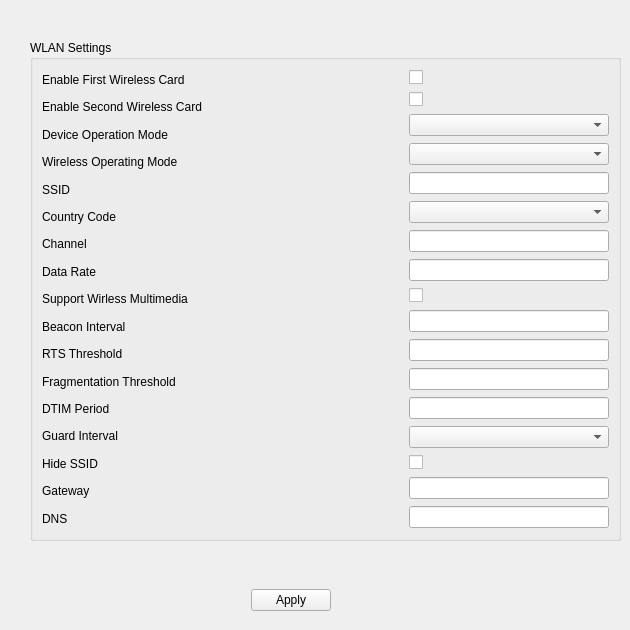
     <widget class="QWidget" name="tab_wlan">
      <attribute name="title">
       <string>Page</string>
      </attribute>
      <widget class="QGroupBox" name="groupBox_wlansettings">
       <property name="geometry">
        <rect>
         <x>30</x>
         <y>40</y>
         <width>591</width>
         <height>501</height>
        </rect>
       </property>
       <property name="title">
        <string>WLAN Settings</string>
       </property>
       <layout class="QHBoxLayout" name="horizontalLayout_22">
        <item>
         <layout class="QHBoxLayout" name="horizontalLayout_18">
          <item>
           <layout class="QVBoxLayout" name="verticalLayout_14">
            <item>
             <widget class="QLabel" name="label_enbwircard">
              <property name="text">
               <string>Enable First Wireless Card</string>
              </property>
             </widget>
            </item>
            <item>
             <widget class="QLabel" name="label_enabsecwir">
              <property name="text">
               <string>Enable Second Wireless Card</string>
              </property>
             </widget>
            </item>
            <item>
             <widget class="QLabel" name="label_devopmode">
              <property name="text">
               <string>Device Operation Mode</string>
              </property>
             </widget>
            </item>
            <item>
             <widget class="QLabel" name="label_wiroperatingmode">
              <property name="text">
               <string>Wireless Operating Mode</string>
              </property>
             </widget>
            </item>
            <item>
             <widget class="QLabel" name="label_SSID">
              <property name="text">
               <string>SSID</string>
              </property>
             </widget>
            </item>
            <item>
             <widget class="QLabel" name="label_countrycode">
              <property name="text">
               <string>Country Code</string>
              </property>
             </widget>
            </item>
            <item>
             <widget class="QLabel" name="label_channel">
              <property name="text">
               <string>Channel</string>
              </property>
             </widget>
            </item>
            <item>
             <widget class="QLabel" name="label_datarate">
              <property name="text">
               <string>Data Rate</string>
              </property>
             </widget>
            </item>
            <item>
             <widget class="QLabel" name="label_supwirmulti">
              <property name="text">
               <string>Support Wirless Multimedia</string>
              </property>
             </widget>
            </item>
            <item>
             <widget class="QLabel" name="label_beacon">
              <property name="text">
               <string>Beacon Interval</string>
              </property>
             </widget>
            </item>
            <item>
             <widget class="QLabel" name="label_RTS">
              <property name="text">
               <string>RTS Threshold</string>
              </property>
             </widget>
            </item>
            <item>
             <widget class="QLabel" name="label_frag">
              <property name="text">
               <string>Fragmentation Threshold</string>
              </property>
             </widget>
            </item>
            <item>
             <widget class="QLabel" name="label_DTIM">
              <property name="text">
               <string>DTIM Period</string>
              </property>
             </widget>
            </item>
            <item>
             <widget class="QLabel" name="label">
              <property name="text">
               <string>Guard Interval</string>
              </property>
             </widget>
            </item>
            <item>
             <widget class="QLabel" name="label_hidessid">
              <property name="text">
               <string>Hide SSID</string>
              </property>
             </widget>
            </item>
            <item>
             <widget class="QLabel" name="label_gnrlgatwy">
              <property name="text">
               <string>Gateway</string>
              </property>
             </widget>
            </item>
            <item>
             <widget class="QLabel" name="label_DNS">
              <property name="text">
               <string>DNS</string>
              </property>
             </widget>
            </item>
           </layout>
          </item>
          <item>
           <layout class="QVBoxLayout" name="verticalLayout_27">
            <item>
             <spacer name="horizontalSpacer_24">
              <property name="orientation">
               <enum>Qt::Horizontal</enum>
              </property>
              <property name="sizeHint" stdset="0">
               <size>
                <width>40</width>
                <height>20</height>
               </size>
              </property>
             </spacer>
            </item>
            <item>
             <spacer name="horizontalSpacer_25">
              <property name="orientation">
               <enum>Qt::Horizontal</enum>
              </property>
              <property name="sizeHint" stdset="0">
               <size>
                <width>40</width>
                <height>20</height>
               </size>
              </property>
             </spacer>
            </item>
            <item>
             <spacer name="horizontalSpacer_26">
              <property name="orientation">
               <enum>Qt::Horizontal</enum>
              </property>
              <property name="sizeHint" stdset="0">
               <size>
                <width>40</width>
                <height>20</height>
               </size>
              </property>
             </spacer>
            </item>
            <item>
             <spacer name="horizontalSpacer_27">
              <property name="orientation">
               <enum>Qt::Horizontal</enum>
              </property>
              <property name="sizeHint" stdset="0">
               <size>
                <width>40</width>
                <height>20</height>
               </size>
              </property>
             </spacer>
            </item>
            <item>
             <spacer name="horizontalSpacer_28">
              <property name="orientation">
               <enum>Qt::Horizontal</enum>
              </property>
              <property name="sizeHint" stdset="0">
               <size>
                <width>40</width>
                <height>20</height>
               </size>
              </property>
             </spacer>
            </item>
            <item>
             <spacer name="horizontalSpacer_29">
              <property name="orientation">
               <enum>Qt::Horizontal</enum>
              </property>
              <property name="sizeHint" stdset="0">
               <size>
                <width>40</width>
                <height>20</height>
               </size>
              </property>
             </spacer>
            </item>
            <item>
             <spacer name="horizontalSpacer_30">
              <property name="orientation">
               <enum>Qt::Horizontal</enum>
              </property>
              <property name="sizeHint" stdset="0">
               <size>
                <width>40</width>
                <height>20</height>
               </size>
              </property>
             </spacer>
            </item>
            <item>
             <spacer name="horizontalSpacer_31">
              <property name="orientation">
               <enum>Qt::Horizontal</enum>
              </property>
              <property name="sizeHint" stdset="0">
               <size>
                <width>40</width>
                <height>20</height>
               </size>
              </property>
             </spacer>
            </item>
            <item>
             <spacer name="horizontalSpacer_32">
              <property name="orientation">
               <enum>Qt::Horizontal</enum>
              </property>
              <property name="sizeHint" stdset="0">
               <size>
                <width>40</width>
                <height>20</height>
               </size>
              </property>
             </spacer>
            </item>
            <item>
             <spacer name="horizontalSpacer_33">
              <property name="orientation">
               <enum>Qt::Horizontal</enum>
              </property>
              <property name="sizeHint" stdset="0">
               <size>
                <width>40</width>
                <height>20</height>
               </size>
              </property>
             </spacer>
            </item>
            <item>
             <spacer name="horizontalSpacer_34">
              <property name="orientation">
               <enum>Qt::Horizontal</enum>
              </property>
              <property name="sizeHint" stdset="0">
               <size>
                <width>40</width>
                <height>20</height>
               </size>
              </property>
             </spacer>
            </item>
            <item>
             <spacer name="horizontalSpacer_35">
              <property name="orientation">
               <enum>Qt::Horizontal</enum>
              </property>
              <property name="sizeHint" stdset="0">
               <size>
                <width>40</width>
                <height>20</height>
               </size>
              </property>
             </spacer>
            </item>
            <item>
             <spacer name="horizontalSpacer_36">
              <property name="orientation">
               <enum>Qt::Horizontal</enum>
              </property>
              <property name="sizeHint" stdset="0">
               <size>
                <width>40</width>
                <height>20</height>
               </size>
              </property>
             </spacer>
            </item>
            <item>
             <spacer name="horizontalSpacer_37">
              <property name="orientation">
               <enum>Qt::Horizontal</enum>
              </property>
              <property name="sizeHint" stdset="0">
               <size>
                <width>40</width>
                <height>20</height>
               </size>
              </property>
             </spacer>
            </item>
            <item>
             <spacer name="horizontalSpacer_38">
              <property name="orientation">
               <enum>Qt::Horizontal</enum>
              </property>
              <property name="sizeHint" stdset="0">
               <size>
                <width>40</width>
                <height>20</height>
               </size>
              </property>
             </spacer>
            </item>
            <item>
             <spacer name="horizontalSpacer_39">
              <property name="orientation">
               <enum>Qt::Horizontal</enum>
              </property>
              <property name="sizeHint" stdset="0">
               <size>
                <width>40</width>
                <height>20</height>
               </size>
              </property>
             </spacer>
            </item>
            <item>
             <spacer name="horizontalSpacer_40">
              <property name="orientation">
               <enum>Qt::Horizontal</enum>
              </property>
              <property name="sizeHint" stdset="0">
               <size>
                <width>40</width>
                <height>20</height>
               </size>
              </property>
             </spacer>
            </item>
           </layout>
          </item>
          <item>
           <layout class="QVBoxLayout" name="verticalLayout_28">
            <item>
             <widget class="QCheckBox" name="checkBox_enbwircard">
              <property name="text">
               <string/>
              </property>
             </widget>
            </item>
            <item>
             <widget class="QCheckBox" name="checkBox_enabsecwir">
              <property name="text">
               <string/>
              </property>
             </widget>
            </item>
            <item>
             <widget class="QComboBox" name="comboBox_devopmode"/>
            </item>
            <item>
             <widget class="QComboBox" name="comboBox_wiroperatingmode"/>
            </item>
            <item>
             <widget class="QLineEdit" name="lineEdit_SSID"/>
            </item>
            <item>
             <widget class="QComboBox" name="comboBox_countrycode"/>
            </item>
            <item>
             <widget class="QLineEdit" name="lineEdit_channel"/>
            </item>
            <item>
             <widget class="QLineEdit" name="lineEdit_datarate"/>
            </item>
            <item>
             <widget class="QCheckBox" name="checkBox_supwirmulti">
              <property name="text">
               <string/>
              </property>
             </widget>
            </item>
            <item>
             <widget class="QLineEdit" name="lineEdit_beacon"/>
            </item>
            <item>
             <widget class="QLineEdit" name="lineEdit_RTS"/>
            </item>
            <item>
             <widget class="QLineEdit" name="lineEdit_frag"/>
            </item>
            <item>
             <widget class="QLineEdit" name="lineEdit_DTIM"/>
            </item>
            <item>
             <widget class="QComboBox" name="comboBox_guardint"/>
            </item>
            <item>
             <widget class="QCheckBox" name="checkBox_hidessid">
              <property name="text">
               <string/>
              </property>
             </widget>
            </item>
            <item>
             <widget class="QLineEdit" name="lineEdit_gnrlgatwy"/>
            </item>
            <item>
             <widget class="QLineEdit" name="lineEdit_DNS"/>
            </item>
           </layout>
          </item>
         </layout>
        </item>
       </layout>
      </widget>
      <widget class="QWidget" name="layoutWidget">
       <property name="geometry">
        <rect>
         <x>180</x>
         <y>580</y>
         <width>221</width>
         <height>41</height>
        </rect>
       </property>
       <layout class="QHBoxLayout" name="horizontalLayout_21">
        <item>
         <spacer name="horizontalSpacer_42">
          <property name="orientation">
           <enum>Qt::Horizontal</enum>
          </property>
          <property name="sizeHint" stdset="0">
           <size>
            <width>40</width>
            <height>20</height>
           </size>
          </property>
         </spacer>
        </item>
        <item>
         <widget class="QPushButton" name="pushButton_gnrlapply">
          <property name="text">
           <string>Apply</string>
          </property>
         </widget>
        </item>
        <item>
         <spacer name="horizontalSpacer_41">
          <property name="orientation">
           <enum>Qt::Horizontal</enum>
          </property>
          <property name="sizeHint" stdset="0">
           <size>
            <width>40</width>
            <height>20</height>
           </size>
          </property>
         </spacer>
        </item>
       </layout>
      </widget>
     </widget>
